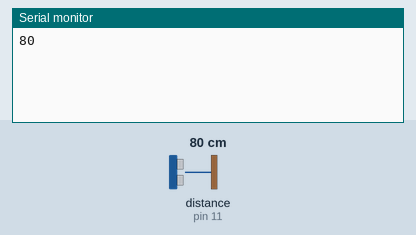
Simulated run of this sketch. Board: Arduino Uno, built with avr-gcc and run on an emulated ATmega328P. On the bench: the last lines printed to the serial monitor. Wiring (inferred from the names in the program): ultrasonic range finder: trigger pin 12; echo pin 11. The test bench sets the inputs (shaded band); at power-on: distance to the obstacle (sensor on pin 11) 80 cm. The echo pulse lasts 58.3 µs per cm.

Above: at 1.2 s.
1.3 s: distance to the obstacle (sensor on pin 11) set to 2 cm
At 1.5 s:
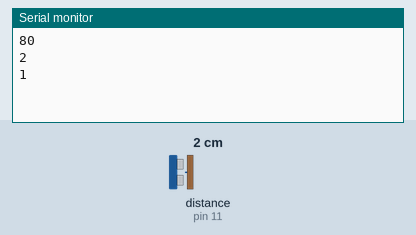
2.8 s: distance to the obstacle (sensor on pin 11) set to 4 cm
At 2.96 s:
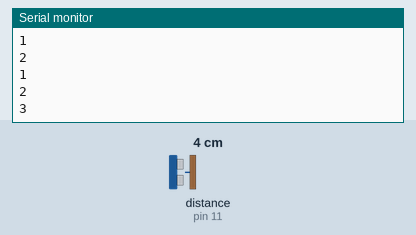
Timing chart, 0 to 5.8 s (numbered marks = the images above; inputs shaded):
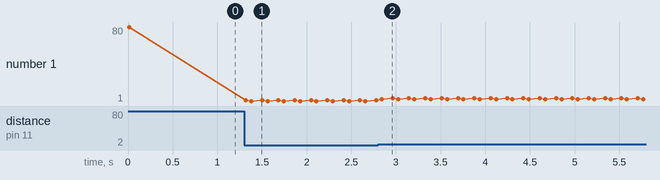

The sketch:

ucakoyunu.ino
```cpp
int echoPin= 11;
int triggerPin= 12;
unsigned long pulsetime = 0;
unsigned distance =0;
unsigned OldDistance =0;

void setup (){
  pinMode (echoPin, INPUT);
  pinMode (triggerPin, OUTPUT);
  Serial.begin(9600);
}

void loop(){

  //compute the distance. Thanks for the ready-made code examples !!
  digitalWrite(triggerPin, LOW);
  delayMicroseconds(100);
  digitalWrite(triggerPin, HIGH);
  delayMicroseconds(100);
  digitalWrite(triggerPin, LOW);
  pulsetime = pulseIn(echoPin, HIGH);
  distance = pulsetime / 58;
  delay(10);


  //sent the value only if it's a new value
  if (OldDistance != distance) {

    Serial.println(distance);

    OldDistance = distance;
  }

  delay(50);  // wait 0.1 s between each measure
}
```

Measured:
- after the input at 1.3 s, the serial monitor: prints a new line at once (image 1)
- after the input at 2.8 s, the serial monitor: prints a new line at once (image 2)
- plotted number 1: 80 → 2 after the input at 1.3 s, 2 → 4 after the input at 2.8 s
